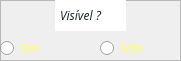
      <widget class="QFrame" name="frame_15">
       <property name="geometry">
        <rect>
         <x>30</x>
         <y>200</y>
         <width>181</width>
         <height>61</height>
        </rect>
       </property>
       <property name="frameShape">
        <enum>QFrame::StyledPanel</enum>
       </property>
       <property name="frameShadow">
        <enum>QFrame::Raised</enum>
       </property>
       <widget class="QLabel" name="label_4">
        <property name="geometry">
         <rect>
          <x>55</x>
          <y>0</y>
          <width>71</width>
          <height>31</height>
         </rect>
        </property>
        <property name="font">
         <font>
          <family>Cocogoose Pro</family>
          <pointsize>9</pointsize>
          <italic>true</italic>
         </font>
        </property>
        <property name="styleSheet">
         <string notr="true">color: rgb(35,45,55);
background-color: rgb(255, 255, 255);</string>
        </property>
        <property name="text">
         <string>Visível ?</string>
        </property>
        <property name="indent">
         <number>5</number>
        </property>
       </widget>
       <widget class="QRadioButton" name="radVisivNao">
        <property name="geometry">
         <rect>
          <x>100</x>
          <y>40</y>
          <width>71</width>
          <height>16</height>
         </rect>
        </property>
        <property name="font">
         <font>
          <family>Cocogoose Pro</family>
          <pointsize>9</pointsize>
          <italic>true</italic>
          <underline>false</underline>
          <stylestrategy>PreferDefault</stylestrategy>
         </font>
        </property>
        <property name="layoutDirection">
         <enum>Qt::LeftToRight</enum>
        </property>
        <property name="autoFillBackground">
         <bool>false</bool>
        </property>
        <property name="styleSheet">
         <string notr="true">color: rgb(255, 255, 100);</string>
        </property>
        <property name="text">
         <string>Não</string>
        </property>
       </widget>
       <widget class="QRadioButton" name="radVisivSim">
        <property name="geometry">
         <rect>
          <x>0</x>
          <y>40</y>
          <width>71</width>
          <height>16</height>
         </rect>
        </property>
        <property name="font">
         <font>
          <family>Cocogoose Pro</family>
          <pointsize>9</pointsize>
          <italic>true</italic>
          <underline>false</underline>
          <stylestrategy>PreferDefault</stylestrategy>
         </font>
        </property>
        <property name="layoutDirection">
         <enum>Qt::LeftToRight</enum>
        </property>
        <property name="autoFillBackground">
         <bool>false</bool>
        </property>
        <property name="styleSheet">
         <string notr="true">color: rgb(255, 255, 100);</string>
        </property>
        <property name="text">
         <string>Sim</string>
        </property>
       </widget>
      </widget>
